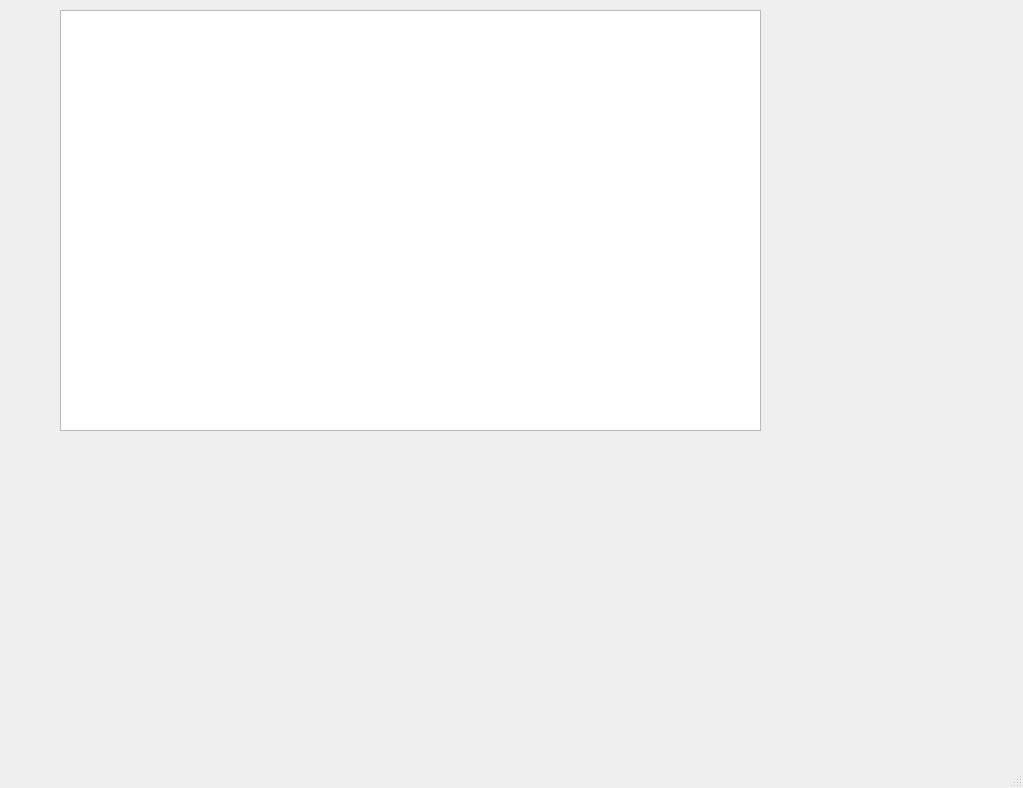
<?xml version="1.0" encoding="UTF-8"?>
<ui version="4.0">
 <class>MainWindow</class>
 <widget class="QMainWindow" name="MainWindow">
  <property name="geometry">
   <rect>
    <x>0</x>
    <y>0</y>
    <width>1023</width>
    <height>788</height>
   </rect>
  </property>
  <property name="windowTitle">
   <string>MainWindow</string>
  </property>
  <widget class="QWidget" name="centralwidget">
   <widget class="QTableWidget" name="tableWidget">
    <property name="geometry">
     <rect>
      <x>60</x>
      <y>10</y>
      <width>701</width>
      <height>421</height>
     </rect>
    </property>
   </widget>
  </widget>
  <widget class="QMenuBar" name="menubar">
   <property name="geometry">
    <rect>
     <x>0</x>
     <y>0</y>
     <width>1023</width>
     <height>27</height>
    </rect>
   </property>
  </widget>
  <widget class="QStatusBar" name="statusbar"/>
 </widget>
 <resources/>
 <connections/>
</ui>
